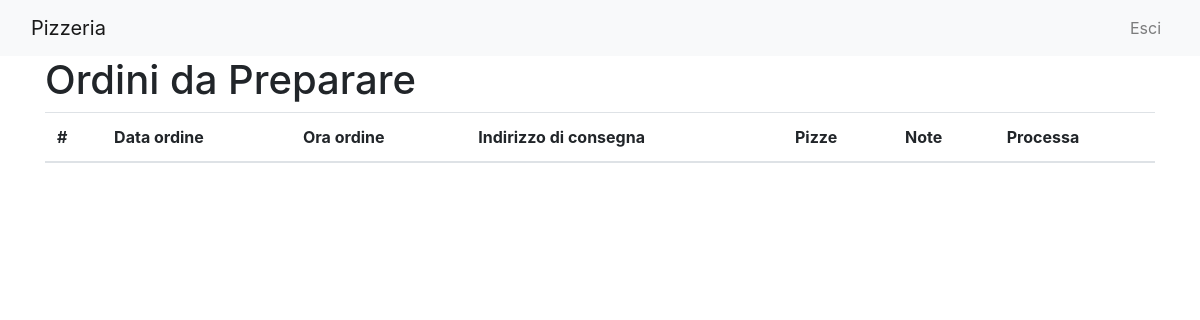
/Pizzeria/orders_to_prepare.php, run on an earlier commit of the app's database.
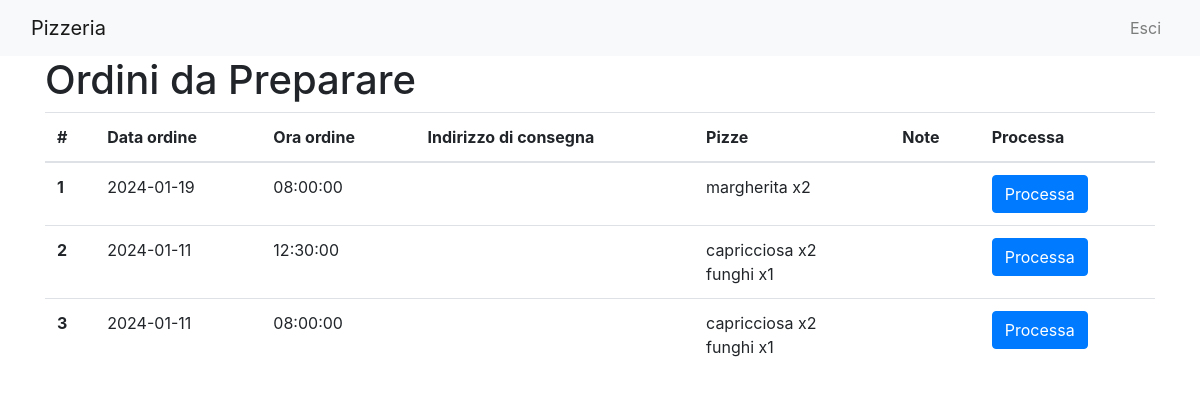
And on a later commit of the database.
### tables this page shows
CREATE TABLE `ordini` (
  `idOrdine` int(11) NOT NULL,
  `idUtente` int(11) NOT NULL,
  `oraInizio` time NOT NULL,
  `dataOrdine` date NOT NULL,
  `note` varchar(200) DEFAULT NULL,
  `nCivicoDiConsegna` int(11) DEFAULT NULL,
  `viaDiConsegna` varchar(45) DEFAULT NULL,
  `processato` tinyint(1) NOT NULL DEFAULT 0
);

### Pizzeria/orders_to_prepare.php (the view, shortened to what this page needs)
<?php
$document_root = $_SERVER['DOCUMENT_ROOT'];
$setup = json_decode(file_get_contents($document_root . '/setup.json'), true);
$servername = 'localhost';
$username = $setup['dbUserName'];
$password = $setup['dbPassword'];
$dbname = $setup['dbName'];
$conn = new mysqli($servername, $username, $password, $dbname);
$sql = "SELECT idOrdine, dataOrdine, oraInizio, viaDiConsegna, nCivicoDiConsegna, note
        FROM ordini
        WHERE processato = 0
        ORDER BY dataOrdine DESC, oraInizio DESC";
$stmt = $conn->prepare($sql);
$stmt->execute();
$result = $stmt->get_result();
$orders = $result->fetch_all(MYSQLI_ASSOC);
foreach ($orders as $key => $order) {
    $pizzas = array();
    $sql = "SELECT nomePizza, quantita
            FROM comprende
            WHERE idOrdine = ?";
    $stmt = $conn->prepare($sql);
    $stmt->bind_param('i', $order['idOrdine']);
    $stmt->execute();
    $result = $stmt->get_result();
    $pizzas_ordered = $result->fetch_all(MYSQLI_ASSOC);
    foreach ($pizzas_ordered as $pizza_ordered) {
        if (array_key_exists($pizza_ordered['nomePizza'], $pizzas)) {
            $pizzas[$pizza_ordered['nomePizza']] += $pizza_ordered['quantita'];
        } else {
            $pizzas[$pizza_ordered['nomePizza']] = $pizza_ordered['quantita'];
        }
    }
    $pizzaStr = '';
    foreach ($pizzas as $pizza => $quantity) {
        $pizzaStr .= $pizza . ' x' . $quantity . '<br>';
    }
    $orders[$key]['pizze'] = $pizzaStr;
}
?>
<!DOCTYPE html>
<html lang="en">
<head>
    <link href="https://stackpath.bootstrapcdn.com/bootstrap/4.5.2/css/bootstrap.min.css" rel="stylesheet">
</head>
<body>
    <?php include 'html_snippets/navbar.php'; create_navbar(); ?>
        <div class="container">
            <h1>Ordini da Preparare</h1>
            <table class="table">
                <thead>
                    <tr>
                        <th scope="col">#</th>
                        <th scope="col">Data ordine</th>
                        <th scope="col">Ora ordine</th>
                        <th scope="col">Indirizzo di consegna</th>
                        <th scope="col">Pizze</th>
                        <th scope="col">Note</th>
                        <th scope="col">Processa</th>
                    </tr>
                </thead>
                <tbody>
                    <?php
                    foreach ($orders as $key => $order) {
                        echo '<tr>';
                        echo '<th scope="row">' . ($key + 1) . '</th>';
                        echo '<td>' . $order['dataOrdine'] . '</td>';
                        echo '<td>' . $order['oraInizio'] . '</td>';
                        echo '<td>' . $order['viaDiConsegna'] . ' ' . $order['nCivicoDiConsegna'] . '</td>';
                        echo '<td>' . $order['pizze'] . '</td>';
                        echo '<td>' . $order['note'] . '</td>';
                        echo '<td><a href="scripts/processa_order.php?idOrdine=' . $order['idOrdine'] . '" class="btn btn-primary">Processa</a></td>';
                        echo '</tr>';
                    }
                    ?>
                </tbody>
            </table>
        </div>
    </body>
    </html>

What changed in the data, as far as the page shows it:
added ordini: dataOrdine "2024-01-19", oraInizio "08:00:00", pizza "margherita", quantity "2"
added ordini: dataOrdine "2024-01-11", oraInizio "12:30:00", pizza "capricciosa", quantity "2", pizza "funghi", quantity "1"
added ordini: dataOrdine "2024-01-11", oraInizio "08:00:00", pizza "capricciosa", quantity "2", pizza "funghi", quantity "1"
